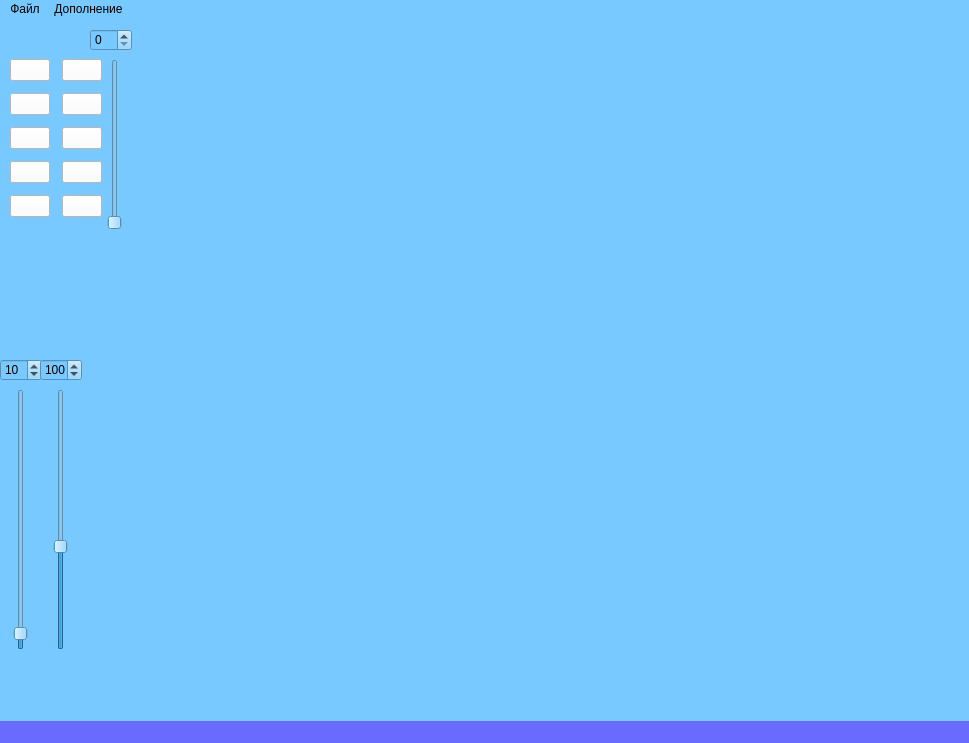
<?xml version="1.0" encoding="UTF-8"?>
<ui version="4.0">
 <class>MainWindow</class>
 <widget class="QMainWindow" name="MainWindow">
  <property name="geometry">
   <rect>
    <x>0</x>
    <y>0</y>
    <width>969</width>
    <height>743</height>
   </rect>
  </property>
  <property name="windowTitle">
   <string>SketchAnimation2D</string>
  </property>
  <property name="styleSheet">
   <string notr="true">background-color: rgb(120, 201, 255);</string>
  </property>
  <widget class="QWidget" name="centralwidget">
   <widget class="QWidget" name="formLayoutWidget">
    <property name="geometry">
     <rect>
      <x>0</x>
      <y>40</y>
      <width>101</width>
      <height>191</height>
     </rect>
    </property>
    <layout class="QFormLayout" name="formLayout">
     <property name="sizeConstraint">
      <enum>QLayout::SetDefaultConstraint</enum>
     </property>
     <property name="fieldGrowthPolicy">
      <enum>QFormLayout::FieldsStayAtSizeHint</enum>
     </property>
     <property name="rowWrapPolicy">
      <enum>QFormLayout::DontWrapRows</enum>
     </property>
     <property name="labelAlignment">
      <set>Qt::AlignCenter</set>
     </property>
     <property name="formAlignment">
      <set>Qt::AlignHCenter|Qt::AlignTop</set>
     </property>
     <property name="horizontalSpacing">
      <number>12</number>
     </property>
     <property name="verticalSpacing">
      <number>12</number>
     </property>
     <item row="2" column="0">
      <widget class="QPushButton" name="btn_brush">
       <property name="cursor">
        <cursorShape>PointingHandCursor</cursorShape>
       </property>
       <property name="autoFillBackground">
        <bool>false</bool>
       </property>
       <property name="styleSheet">
        <string notr="true">image: url(img/brush.png);
background-color: rgb(255, 255, 255);</string>
       </property>
       <property name="text">
        <string/>
       </property>
      </widget>
     </item>
     <item row="2" column="1">
      <widget class="QPushButton" name="btn_line">
       <property name="cursor">
        <cursorShape>PointingHandCursor</cursorShape>
       </property>
       <property name="autoFillBackground">
        <bool>false</bool>
       </property>
       <property name="styleSheet">
        <string notr="true">image: url(img/line.png);
background-color: rgb(255, 255, 255);</string>
       </property>
       <property name="text">
        <string/>
       </property>
      </widget>
     </item>
     <item row="3" column="0">
      <widget class="QPushButton" name="btn_pen">
       <property name="cursor">
        <cursorShape>PointingHandCursor</cursorShape>
       </property>
       <property name="autoFillBackground">
        <bool>false</bool>
       </property>
       <property name="styleSheet">
        <string notr="true">image: url(img/pen.png);
background-color: rgb(255, 255, 255);</string>
       </property>
       <property name="text">
        <string/>
       </property>
      </widget>
     </item>
     <item row="3" column="1">
      <widget class="QPushButton" name="btn_arc">
       <property name="cursor">
        <cursorShape>PointingHandCursor</cursorShape>
       </property>
       <property name="autoFillBackground">
        <bool>false</bool>
       </property>
       <property name="styleSheet">
        <string notr="true">image: url(img/arc.png);
background-color: rgb(255, 255, 255);</string>
       </property>
       <property name="text">
        <string/>
       </property>
      </widget>
     </item>
     <item row="4" column="0">
      <widget class="QPushButton" name="btn_nonepen">
       <property name="cursor">
        <cursorShape>PointingHandCursor</cursorShape>
       </property>
       <property name="styleSheet">
        <string notr="true">image: url(img/nonepen.png);
background-color: rgb(255, 255, 255);</string>
       </property>
       <property name="text">
        <string/>
       </property>
      </widget>
     </item>
     <item row="4" column="1">
      <widget class="QPushButton" name="btn_square">
       <property name="cursor">
        <cursorShape>PointingHandCursor</cursorShape>
       </property>
       <property name="autoFillBackground">
        <bool>false</bool>
       </property>
       <property name="styleSheet">
        <string notr="true">image: url(img/square.png);
background-color: rgb(255, 255, 255);</string>
       </property>
       <property name="text">
        <string/>
       </property>
      </widget>
     </item>
     <item row="5" column="0">
      <widget class="QPushButton" name="btn_floodfill">
       <property name="cursor">
        <cursorShape>PointingHandCursor</cursorShape>
       </property>
       <property name="styleSheet">
        <string notr="true">image: url(img/fill.png);
background-color: rgb(255, 255, 255);</string>
       </property>
       <property name="text">
        <string/>
       </property>
      </widget>
     </item>
     <item row="5" column="1">
      <widget class="QPushButton" name="btn_last">
       <property name="cursor">
        <cursorShape>PointingHandCursor</cursorShape>
       </property>
       <property name="styleSheet">
        <string notr="true">image: url(img/last.png);
background-color: rgb(255, 255, 255);</string>
       </property>
       <property name="text">
        <string/>
       </property>
      </widget>
     </item>
     <item row="6" column="0">
      <widget class="QPushButton" name="btn_setcolor">
       <property name="sizePolicy">
        <sizepolicy hsizetype="Fixed" vsizetype="Fixed">
         <horstretch>0</horstretch>
         <verstretch>0</verstretch>
        </sizepolicy>
       </property>
       <property name="cursor">
        <cursorShape>PointingHandCursor</cursorShape>
       </property>
       <property name="autoFillBackground">
        <bool>false</bool>
       </property>
       <property name="styleSheet">
        <string notr="true">image: url(img/color.png);
background-color: rgb(255, 255, 255);</string>
       </property>
       <property name="text">
        <string/>
       </property>
      </widget>
     </item>
     <item row="6" column="1">
      <widget class="QPushButton" name="btn_past">
       <property name="cursor">
        <cursorShape>PointingHandCursor</cursorShape>
       </property>
       <property name="styleSheet">
        <string notr="true">image: url(img/past.png);
background-color: rgb(255, 255, 255);</string>
       </property>
       <property name="text">
        <string/>
       </property>
      </widget>
     </item>
    </layout>
   </widget>
   <widget class="QSlider" name="slider_width">
    <property name="geometry">
     <rect>
      <x>10</x>
      <y>370</y>
      <width>22</width>
      <height>261</height>
     </rect>
    </property>
    <property name="sizePolicy">
     <sizepolicy hsizetype="Fixed" vsizetype="Fixed">
      <horstretch>0</horstretch>
      <verstretch>0</verstretch>
     </sizepolicy>
    </property>
    <property name="minimum">
     <number>1</number>
    </property>
    <property name="maximum">
     <number>261</number>
    </property>
    <property name="value">
     <number>10</number>
    </property>
    <property name="orientation">
     <enum>Qt::Vertical</enum>
    </property>
   </widget>
   <widget class="QSpinBox" name="spinBox">
    <property name="geometry">
     <rect>
      <x>0</x>
      <y>340</y>
      <width>42</width>
      <height>22</height>
     </rect>
    </property>
    <property name="sizePolicy">
     <sizepolicy hsizetype="Fixed" vsizetype="Fixed">
      <horstretch>0</horstretch>
      <verstretch>0</verstretch>
     </sizepolicy>
    </property>
    <property name="minimum">
     <number>1</number>
    </property>
    <property name="maximum">
     <number>261</number>
    </property>
    <property name="value">
     <number>10</number>
    </property>
   </widget>
   <widget class="QSlider" name="slider_floodfill_koff">
    <property name="geometry">
     <rect>
      <x>104</x>
      <y>40</y>
      <width>22</width>
      <height>171</height>
     </rect>
    </property>
    <property name="sizePolicy">
     <sizepolicy hsizetype="Fixed" vsizetype="Fixed">
      <horstretch>0</horstretch>
      <verstretch>0</verstretch>
     </sizepolicy>
    </property>
    <property name="minimum">
     <number>0</number>
    </property>
    <property name="maximum">
     <number>255</number>
    </property>
    <property name="singleStep">
     <number>1</number>
    </property>
    <property name="value">
     <number>0</number>
    </property>
    <property name="orientation">
     <enum>Qt::Vertical</enum>
    </property>
   </widget>
   <widget class="QSpinBox" name="spinBox_2">
    <property name="geometry">
     <rect>
      <x>90</x>
      <y>10</y>
      <width>42</width>
      <height>22</height>
     </rect>
    </property>
    <property name="sizePolicy">
     <sizepolicy hsizetype="Fixed" vsizetype="Fixed">
      <horstretch>0</horstretch>
      <verstretch>0</verstretch>
     </sizepolicy>
    </property>
    <property name="minimum">
     <number>0</number>
    </property>
    <property name="maximum">
     <number>255</number>
    </property>
    <property name="value">
     <number>0</number>
    </property>
   </widget>
   <widget class="QSlider" name="slider_alpha">
    <property name="geometry">
     <rect>
      <x>50</x>
      <y>370</y>
      <width>22</width>
      <height>261</height>
     </rect>
    </property>
    <property name="sizePolicy">
     <sizepolicy hsizetype="Fixed" vsizetype="Fixed">
      <horstretch>0</horstretch>
      <verstretch>0</verstretch>
     </sizepolicy>
    </property>
    <property name="minimum">
     <number>1</number>
    </property>
    <property name="maximum">
     <number>255</number>
    </property>
    <property name="value">
     <number>100</number>
    </property>
    <property name="orientation">
     <enum>Qt::Vertical</enum>
    </property>
   </widget>
   <widget class="QSpinBox" name="spinBox_alp">
    <property name="geometry">
     <rect>
      <x>40</x>
      <y>340</y>
      <width>42</width>
      <height>22</height>
     </rect>
    </property>
    <property name="sizePolicy">
     <sizepolicy hsizetype="Fixed" vsizetype="Fixed">
      <horstretch>0</horstretch>
      <verstretch>0</verstretch>
     </sizepolicy>
    </property>
    <property name="minimum">
     <number>1</number>
    </property>
    <property name="maximum">
     <number>255</number>
    </property>
    <property name="value">
     <number>100</number>
    </property>
   </widget>
  </widget>
  <widget class="QMenuBar" name="menubar">
   <property name="geometry">
    <rect>
     <x>0</x>
     <y>0</y>
     <width>969</width>
     <height>18</height>
    </rect>
   </property>
   <widget class="QMenu" name="menu">
    <property name="title">
     <string>Файл</string>
    </property>
    <addaction name="act_save_folder"/>
    <addaction name="act_saveas_folder"/>
    <addaction name="act_saveas"/>
    <addaction name="act_export"/>
    <addaction name="separator"/>
    <addaction name="act_folder"/>
    <addaction name="act_open"/>
    <addaction name="separator"/>
    <addaction name="act_add_holst"/>
   </widget>
   <widget class="QMenu" name="menu_2">
    <property name="title">
     <string>Дополнение</string>
    </property>
    <addaction name="act_wpentab"/>
   </widget>
   <addaction name="menu"/>
   <addaction name="menu_2"/>
  </widget>
  <widget class="QStatusBar" name="statusbar">
   <property name="font">
    <font>
     <weight>50</weight>
     <bold>false</bold>
    </font>
   </property>
   <property name="styleSheet">
    <string notr="true">background-color: rgb(105, 107, 255);</string>
   </property>
  </widget>
  <action name="act_save">
   <property name="text">
    <string>Сохранить Картинку</string>
   </property>
  </action>
  <action name="act_saveas">
   <property name="text">
    <string>Экспорт в Картинку</string>
   </property>
  </action>
  <action name="act_open">
   <property name="text">
    <string>Открыть Картинку</string>
   </property>
  </action>
  <action name="act_wpentab">
   <property name="text">
    <string>Толщина меняется при стилусе     +</string>
   </property>
  </action>
  <action name="act_add_holst">
   <property name="text">
    <string>Создать новый холст</string>
   </property>
  </action>
  <action name="act_avto_save">
   <property name="text">
    <string>Авто-сохранение     +</string>
   </property>
  </action>
  <action name="act_export">
   <property name="text">
    <string>Экспорт в Видео</string>
   </property>
  </action>
  <action name="act_folder">
   <property name="text">
    <string>Открыть Папку</string>
   </property>
  </action>
  <action name="act_saveas_folder">
   <property name="text">
    <string>Сохранить Папку как... </string>
   </property>
  </action>
  <action name="act_save_folder">
   <property name="text">
    <string>Сохранить Папку</string>
   </property>
  </action>
 </widget>
 <tabstops>
  <tabstop>spinBox</tabstop>
  <tabstop>slider_width</tabstop>
  <tabstop>spinBox_alp</tabstop>
  <tabstop>slider_alpha</tabstop>
  <tabstop>btn_brush</tabstop>
  <tabstop>btn_pen</tabstop>
  <tabstop>btn_nonepen</tabstop>
  <tabstop>btn_floodfill</tabstop>
  <tabstop>spinBox_2</tabstop>
  <tabstop>slider_floodfill_koff</tabstop>
  <tabstop>btn_setcolor</tabstop>
  <tabstop>btn_line</tabstop>
  <tabstop>btn_arc</tabstop>
  <tabstop>btn_square</tabstop>
  <tabstop>btn_last</tabstop>
  <tabstop>btn_past</tabstop>
 </tabstops>
 <resources/>
 <connections/>
</ui>
